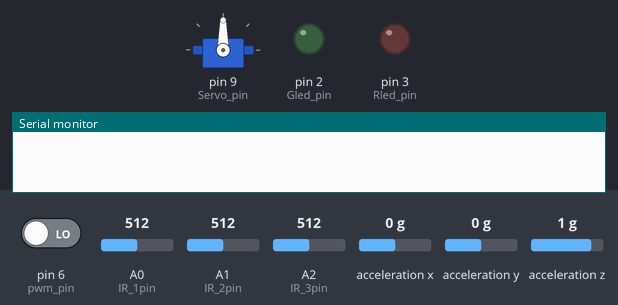
Bench run of a sketch on a simulated Arduino Uno, built with avr-gcc and run on an emulated ATmega328P. Parts: servo, output pins drawn as LEDs (lit = HIGH), the last lines printed to the serial monitor. The test bench sets the inputs (shaded band); at power-on: pin 6 (pwm_pin) LOW, A0 (IR_1pin) = 512, A1 (IR_2pin) = 512, A2 (IR_3pin) = 512, acceleration x 0 g, acceleration y 0 g, acceleration z 1 g. No radio packets arrive unless stated.

Above: at 0.1 s.
At 1.1 s:
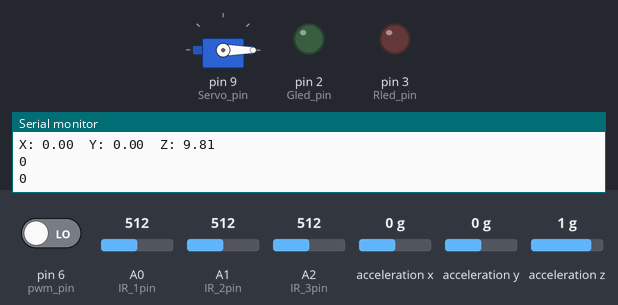
Timing chart, 0 to 2.6 s (numbered marks = the images above):
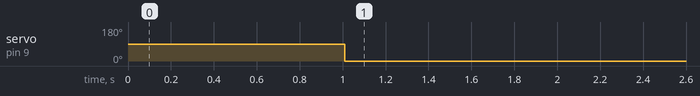

Measured:
- by itself, servo on pin 9 (Servo_pin): 90° → 0° at 1.0 s

The sketch:

Droper.ino
```cpp
/*
            2023-2 명지대학교 융합프로젝트

        드론을 이용한 산불 피해 산림 재생 시스템
            中 배터리 온도 유지 장치 코드

                 Using Arduino UNO

  60222438 한수민 |  60201875 박규현  |  60201892 진용욱

*/

#include <Servo.h>
#include <Wire.h>
#include <Adafruit_Sensor.h>
#include <Adafruit_ADXL345_U.h>
#include <SPI.h>
#include <nRF24L01.h>
#include <RF24.h>

//전송 속도 정의
#define BaudRate 9600
// 적외선 센서 핀 정의
#define IR_1pin A0
#define IR_2pin A1
#define IR_3pin A2
//PWM 기준 값 정의
#define pwmHigh 1800
#define pwmLow 1700
//LED 핀 정의
#define Gled_pin 2
#define Rled_pin 3
//PWM 핀 정의
#define pwm_pin  6
//서보 핀 정의
#define Servo_pin  9
//적외선 센서 기준 값 정의
#define IR_1Std 10
#define IR_2Std 10
#define IR_3Std 10
//서보모터 회전 값 정의
#define Servo_1Rot 60
#define Servo_2Rot 0

RF24 radio(7, 8);

const byte address[6] = "team02";

Adafruit_ADXL345_Unified accel = Adafruit_ADXL345_Unified(12345);

// 서보모터와 PWM 값 관련 변수 정의
Servo servo;
int pwmValue;
int rotationCount = 0;

void setup()
{
  Serial.println("가속도 센서 초도 테스트 문구입니다.");

  if (!accel.begin())
  {
    Serial.println("가속도 센서 오류!");
    while (1)
      ;
  }

  Serial.begin(BaudRate);

  pinMode(pwm_pin, INPUT);

  // 적외선 센서 핀 지정
  pinMode(IR_1pin, INPUT); // 아날로그 0번 핀 이용
  pinMode(IR_2pin, INPUT); // 아날로그 1번 핀 이용
  pinMode(IR_3pin, INPUT); // 아날로그 2번 핀 이용

  // LED 핀 지정
  pinMode(Gled_pin, OUTPUT); // 디지털 2번 핀 이용 - 녹색 LED
  pinMode(Rled_pin, OUTPUT); // 디지털 3번 핀 이용 - 적색 LED

  // 서보모터 초기화
  servo.attach(Servo_pin);

  //RF
	radio.begin();
  radio.openWritingPipe(address);

  radio.setPALevel(RF24_PA_MIN);
  radio.stopListening();
}

void loop(void)
{
  // ADXL345 가속도 센서 동작
  sensors_event_t event;
  accel.getEvent(&event);

  pwmValue = pulseIn(pwm_pin, HIGH);

  //적외선 센서 값 변수 정의
  int IRV1 = analogRead(IR_1pin);
  int IRV2 = analogRead(IR_2pin);
  int IRV3 = analogRead(IR_3pin);


  Serial.print(IRV1);
  Serial.print("  ");
  Serial.print(IRV2);
  Serial.print("  ");
  Serial.print(IRV3);
  Serial.print("  \n");
  Serial.print("X: ");
  Serial.print(event.acceleration.x);
  Serial.print("  ");
  Serial.print("Y: ");
  Serial.print(event.acceleration.y);
  Serial.print("  ");
  Serial.print("Z: ");
  Serial.print(event.acceleration.z);
  Serial.println("  ");
  Serial.println(rotationCount);
  Serial.println(pwmValue);

  // 기울기 검사 및 동작
  if ((event.acceleration.x > -1 && event.acceleration.x < 1) && (event.acceleration.y > 0 && event.acceleration.y < 2))
  {
    delay(1000);
  }
  else
  {
    if (pwmValue >= pwmHigh)
    {
    if (IRV1 < IR_1Std || IRV2 < IR_2Std || IRV3 < IR_3Std)
    {
      // 정상 투척 (적외선 센서 3개 중 1개 이상에서 검출) - 녹색 LED 점등
      digitalWrite(Gled_pin, HIGH);
      digitalWrite(Rled_pin, LOW);
      rotationCount++;
      radio.write(&rotationCount, sizeof(rotationCount));
      //PWM 신호가 1800이상일 때 서보 작동
      servo.write(Servo_1Rot);
      delay(1500);
      servo.write(Servo_2Rot);
      delay(1000);
    }
    else
    {
      // 투척 오류 (적외선 센서 미검출) - 적색 LED 점등 및 서보모터 움직임
      digitalWrite(Gled_pin, LOW);
      digitalWrite(Rled_pin, HIGH);
			//delay(1000);
    }
    }
    else if (pwmValue <= pwmLow)
    {
      //PWM 신호가 1700이하일 때 서보 작동
      servo.write(Servo_2Rot);
      delay(100);
    }
  }
}
```
